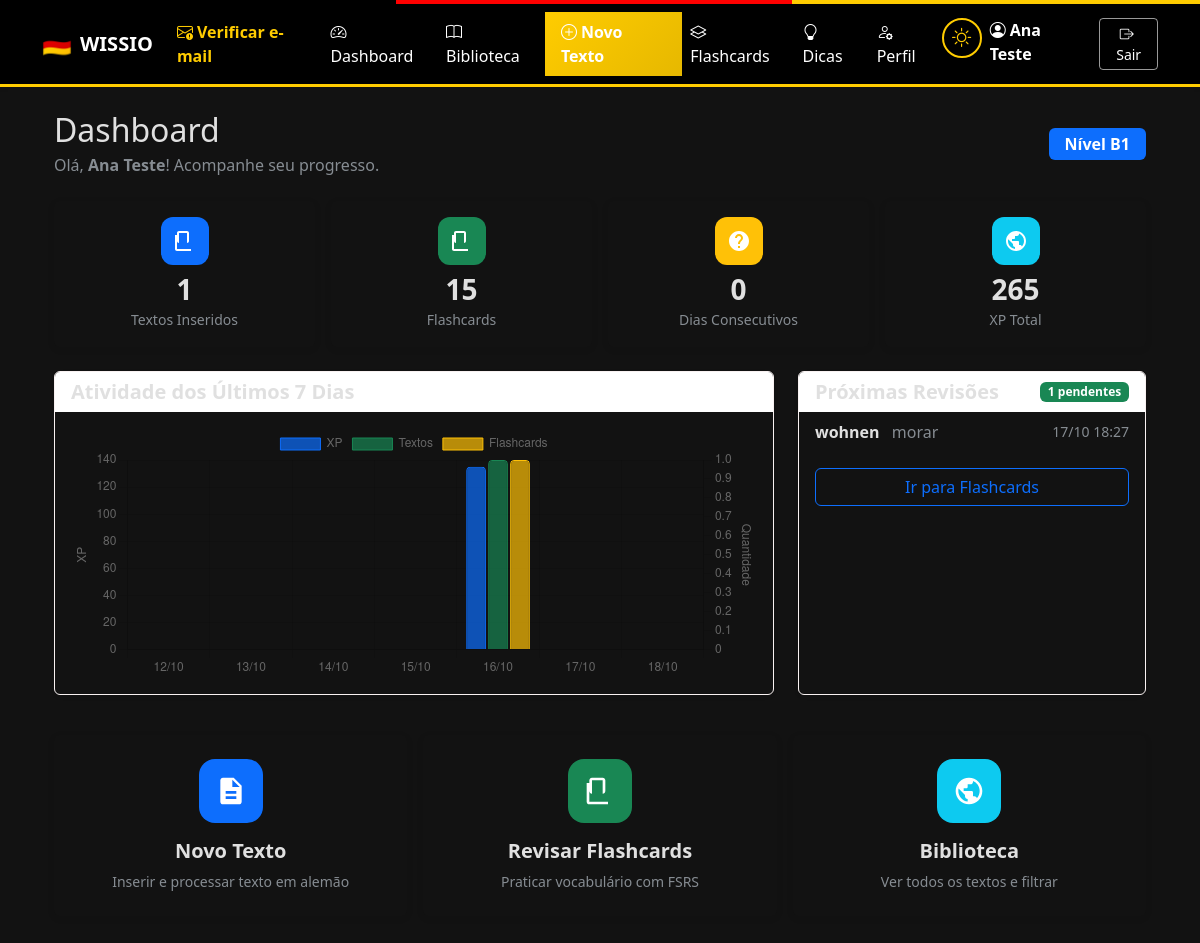
/dashboard (signed in), run on an earlier commit of the app's database.
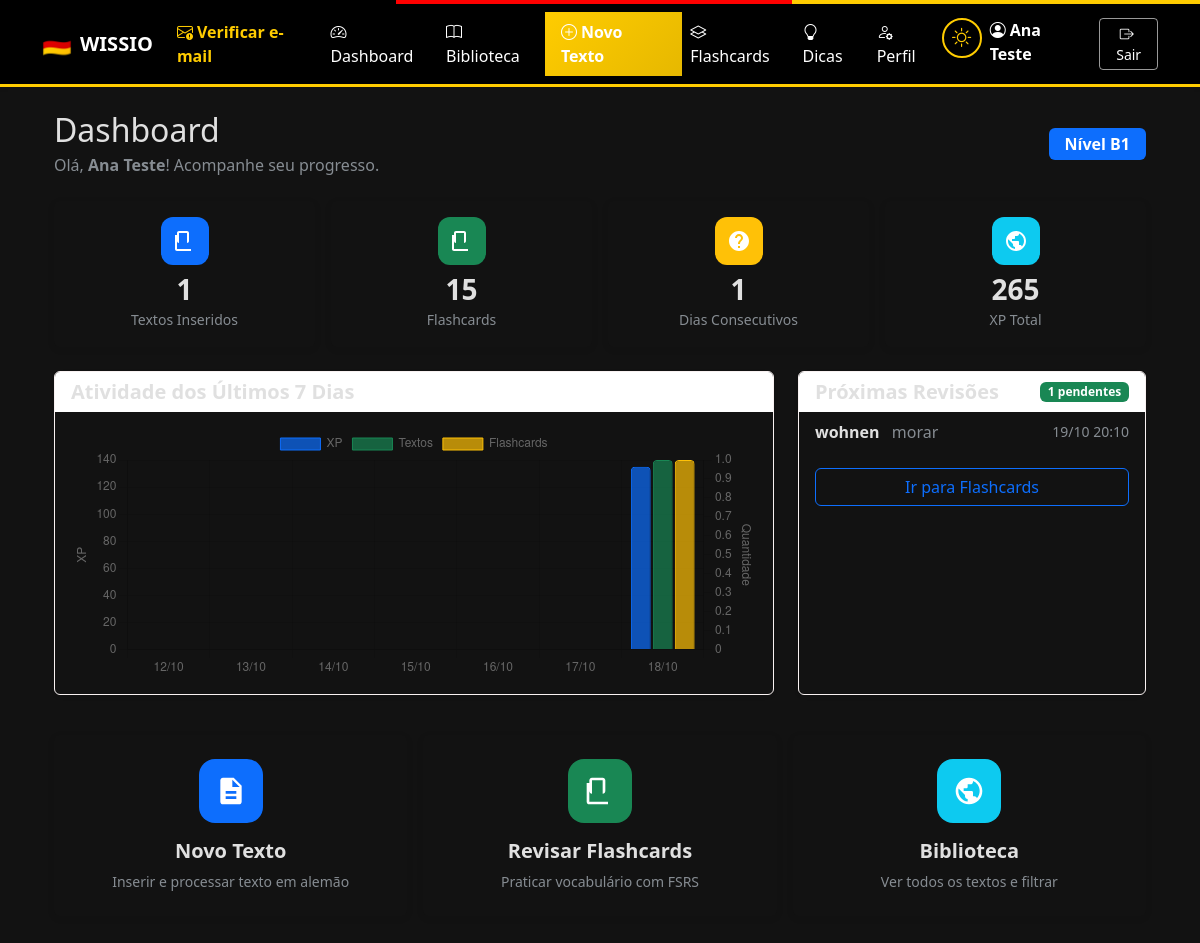
And on a later commit of the database.
### models.py (models this page shows, shortened)
class ProgressoFlashcard(db.Model):
    __tablename__ = 'progresso_flashcards'
    id = db.Column(db.Integer, primary_key=True)
    usuario_id = db.Column(db.Integer, db.ForeignKey('usuarios.id'), nullable=False)
    flashcard_id = db.Column(db.Integer, db.ForeignKey('flashcards.id'), nullable=False)
    stability = db.Column(db.Float, default=0.0)  # Estabilidade da memória (dias)
    difficulty = db.Column(db.Float, default=5.0)  # Dificuldade do cartão (1-10)
    reps = db.Column(db.Integer, default=0)  # Número de revisões bem-sucedidas
    lapses = db.Column(db.Integer, default=0)  # Número de esquecimentos
    state = db.Column(db.Integer, default=0)  # 0=New, 1=Learning, 2=Review, 3=Relearning
    last_review = db.Column(db.DateTime, nullable=True)
    next_review = db.Column(db.DateTime, nullable=True)
    created_at = db.Column(db.DateTime, default=lambda: datetime.now(timezone.utc))
    updated_at = db.Column(db.DateTime, default=lambda: datetime.now(timezone.utc), onupdate=lambda: datetime.now(timezone.utc))
    __table_args__ = (db.UniqueConstraint('usuario_id', 'flashcard_id', name='uq_usuario_flashcard'),)

class Flashcard(db.Model):
    __tablename__ = 'flashcards'
    id = db.Column(db.Integer, primary_key=True)
    palavra_alemao = db.Column(db.String(100), nullable=False)
    traducao = db.Column(db.String(100), nullable=True)
    tipo = db.Column(db.String(40), nullable=True)
    exemplo = db.Column(db.Text, nullable=True)
    alternativas = db.Column(db.Text, nullable=True)
    ultima_resposta = db.Column(db.Text, nullable=True)
    resposta_correta = db.Column(db.Boolean, nullable=True)
    imagem_url = db.Column(db.String(500), nullable=True)
    created_at = db.Column(db.DateTime, default=lambda: datetime.now(timezone.utc))
    usuario_id = db.Column(db.Integer, db.ForeignKey('usuarios.id'), nullable=False)
    texto_id = db.Column(db.Integer, db.ForeignKey('textos.id'), nullable=True)
    progresso = db.relationship('ProgressoFlashcard', backref='flashcard', lazy=True, cascade='all, delete-orphan')

### app.py (the view)
@app.route('/dashboard')
@login_required
def dashboard():
    usuario = get_current_user()
    total_textos = Texto.query.filter_by(usuario_id=usuario.id).count()
    total_flashcards = Flashcard.query.filter_by(usuario_id=usuario.id).count()
    total_ctests = CTestSubmissao.query.filter_by(usuario_id=usuario.id).count()
    xp_total = db.session.query(db.func.sum(CTestSubmissao.xp_ganho)).filter_by(usuario_id=usuario.id).scalar() or 0
    xp_total += db.session.query(db.func.sum(EstatisticaDiaria.xp_ganho)).filter_by(usuario_id=usuario.id).scalar() or 0
    streak = calcular_streak(usuario.id)
    dias_grafico = []
    for i in range(6, -1, -1):
        d = date.today() - timedelta(days=i)
        stat = EstatisticaDiaria.query.filter_by(usuario_id=usuario.id, data=d).first()
        dias_grafico.append({
            'data': d.strftime('%d/%m'),
            'xp': stat.xp_ganho if stat else 0,
            'textos': stat.textos_lidos if stat else 0,
            'flashcards': stat.flashcards_revisados if stat else 0,
        })
    proximas_revisoes = ProgressoFlashcard.query.filter(
        ProgressoFlashcard.usuario_id == usuario.id,
        ProgressoFlashcard.next_review != None,
        ProgressoFlashcard.next_review <= datetime.now(timezone.utc) + timedelta(days=1)
    ).order_by(ProgressoFlashcard.next_review).limit(10).all()
    return render_template('dashboard.html',
                         usuario=usuario,
                         total_textos=total_textos,
                         total_flashcards=total_flashcards,
                         total_ctests=total_ctests,
                         xp_total=xp_total,
                         streak=streak,
                         dias_grafico=dias_grafico,
                         proximas_revisoes=proximas_revisoes)

### app.py (called while the page is built)
def login_required(f):
    @wraps(f)
    def decorated_function(*args, **kwargs):
        if 'usuario_id' not in session:
            flash('Faça login para acessar esta página.', 'warning')
            return redirect(url_for('login', next=request.url))
        return f(*args, **kwargs)
    return decorated_function

def get_current_user():
    if 'usuario_id' in session:
        return Usuario.query.get(session['usuario_id'])
    return None

@app.context_processor
def inject_globals():
    usuario = get_current_user()
    tema_escuro = session.get('tema_escuro')
    if tema_escuro is None and usuario is not None:
        tema_escuro = usuario.tema_escuro
    return {
        'usuario': usuario,
        'tema_escuro': bool(tema_escuro),
    }

### templates/dashboard.html (shortened to what the changed rows need)
{% extends "base.html" %}
{% block content %}
<div class="container mb-5">
    <div class="d-flex justify-content-between align-items-center mb-4">
        <div>
            <h2 class="mb-1">Dashboard</h2>
        </div>
    </div>
    <div class="row g-3 mb-4">
        <div class="col-6 col-md-3">
            <div class="card stat-card h-100">
                <div class="card-body text-center">
                    <div class="stat-icon bg-warning text-white mx-auto mb-2">
                    </div>
                    <h3 class="fw-bold mb-0">{{ streak }}</h3>
                    <small class="text-muted">Dias Consecutivos</small>
                </div>
            </div>
        </div>
    </div>
    <div class="row g-4">
        <div class="col-md-8">
            <div class="card shadow-sm h-100">
                <div class="card-body">
                    <div class="chart-container" style="height: 250px;">
                        <canvas id="weeklyChart"></canvas>
                    </div>
                </div>
            </div>
        </div>
        <div class="col-md-4">
            <div class="card shadow-sm h-100">
                <div class="card-body p-0">
                    {% if proximas_revisoes %}
                    <div class="list-group list-group-flush">
                        {% for prog in proximas_revisoes %}
                        <div class="list-group-item px-3 py-2">
                            <div class="d-flex justify-content-between align-items-center">
                                <div>
                                    <strong>{{ prog.flashcard.palavra_alemao }}</strong>
                                    {% if prog.flashcard.traducao %}
                                    <span class="text-muted ms-2">{{ prog.flashcard.traducao }}</span>
                                    {% endif %}
                                </div>
                                <small class="text-muted">
                                    {% if prog.next_review %}
                                    {{ prog.next_review.strftime('%d/%m %H:%M') }}
                                    {% else %}Agora{% endif %}
                                </small>
                            </div>
                        </div>
                        {% endfor %}
                    </div>
                    {% else %}
                    <div class="p-4 text-center text-muted">
                        <p class="mb-0">Nenhuma revisão pendente! 🎉</p>
                    </div>
                    {% endif %}
                </div>
            </div>
        </div>
    </div>
</div>
<script>
document.addEventListener('DOMContentLoaded', function() {
    const ctx = document.getElementById('weeklyChart');
    if (!ctx) return;
    const labels = {{ dias_grafico|map(attribute='data')|list|tojson }};
    const xpData = {{ dias_grafico|map(attribute='xp')|list|tojson }};
    const textosData = {{ dias_grafico|map(attribute='textos')|list|tojson }};
    const flashcardsData = {{ dias_grafico|map(attribute='flashcards')|list|tojson }};
    new Chart(ctx, {
        type: 'bar',
        data: {
            labels: labels,
            datasets: [
                {
                    label: 'XP',
                    data: xpData,
                    backgroundColor: 'rgba(13, 110, 253, 0.7)',
                    borderColor: 'rgba(13, 110, 253, 1)',
                    borderWidth: 1,
                    borderRadius: 4,
                    yAxisID: 'y'
                },
                {
                    label: 'Textos',
                    data: textosData,
                    backgroundColor: 'rgba(25, 135, 84, 0.7)',
                    borderColor: 'rgba(25, 135, 84, 1)',
                    borderWidth: 1,
                    borderRadius: 4,
                    yAxisID: 'y1'
                },
                {
                    label: 'Flashcards',
                    data: flashcardsData,
                    backgroundColor: 'rgba(255, 193, 7, 0.7)',
                    borderColor: 'rgba(255, 193, 7, 1)',
                    borderWidth: 1,
                    borderRadius: 4,
                    yAxisID: 'y1'
                }
            ]
        },
        options: {
            responsive: true,
            maintainAspectRatio: false,
            plugins: {
                legend: { position: 'top' }
            },
            scales: {
                y: { type: 'linear', display: true, position: 'left', beginAtZero: true, title: { display: true, text: 'XP' }},
                y1: { type: 'linear', display: true, position: 'right', beginAtZero: true, grid: { drawOnChartArea: false }, title: { display: true, text: 'Quantidade' }}
            }
        }
    });
});
</script>
{% endblock %}

What changed in the data, as far as the page shows it:
changed ProgressoFlashcard "wohnen": next_review "17/10 18:27" → "19/10 20:10"
Also different on the page:
{{ streak }}: "0" → "1"
chart data {{ dias_grafico|map(attribute='xp')|list|tojson }}: [0, 0, 0, 0, 135, 0, 0] → [0, 0, 0, 0, 0, 0, 135]
chart data {{ dias_grafico|map(attribute='textos')|list|tojson }}: [0, 0, 0, 0, 1, 0, 0] → [0, 0, 0, 0, 0, 0, 1]
chart data {{ dias_grafico|map(attribute='flashcards')|list|tojson }}: [0, 0, 0, 0, 1, 0, 0] → [0, 0, 0, 0, 0, 0, 1]
